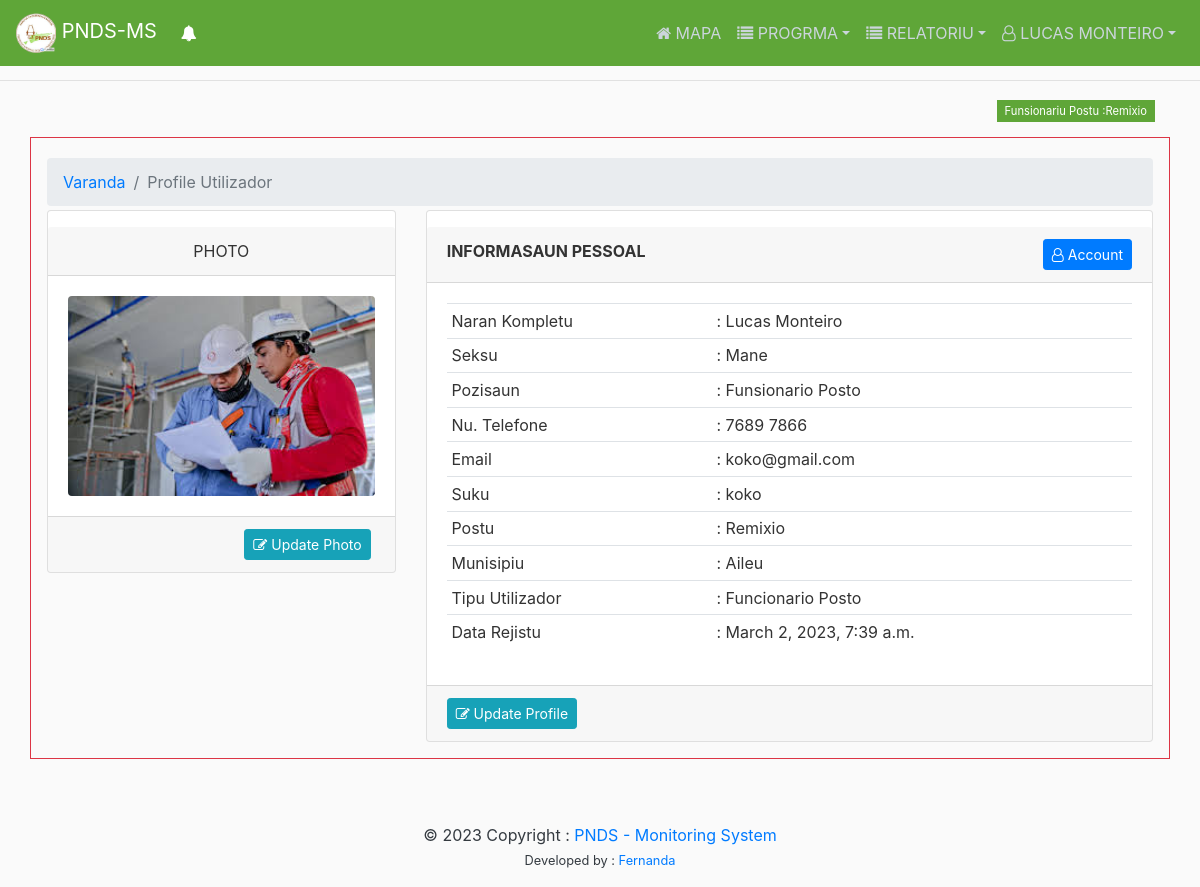
Screenshot of /users/view-user-profile/ (signed in) with the database file from the repository.
### funsionariu/models.py (models this page shows, shortened)
class UserFunsionariu(models.Model):
	user =  models.OneToOneField(User, on_delete=models.CASCADE,null=True,related_name="userFunsionariu")
	funsionariu = models.OneToOneField(Funsionariu,on_delete=models.CASCADE,related_name="userFunsionariu")
	date_created = models.DateTimeField(auto_now_add=True, null=True)
	user_created =  models.ForeignKey(User, on_delete=models.CASCADE,null=True)
	hashed = models.CharField(max_length=32, null=True, blank=True)

class Funsionariu(models.Model):
	naran = models.CharField(max_length=200, null=True)
	seksu = models.CharField(choices=[('Mane','Mane'),('Feto','Feto')],max_length=10,null=True,blank=True)
	pozisaun = models.ForeignKey(Pozisaun, null=True,on_delete=models.CASCADE)
	aldeia = models.ForeignKey(Aldeia, on_delete=models.CASCADE,null=True,blank=True)
	village = models.ForeignKey(Village, on_delete=models.CASCADE,null=True,related_name="Village")
	administrativepost = models.ForeignKey(AdministrativePost, on_delete=models.CASCADE,null=True,related_name="AdministrativePost")
	municipality = models.ForeignKey(Municipality, on_delete=models.CASCADE,null=True,related_name="Municipality")
	areamunicipality = models.ForeignKey(Municipality, on_delete=models.CASCADE,null=True,related_name="AreaMunicipality",blank=True,verbose_name="Area Servisu (Munisipiu)")
	areaadministrativepost = models.ForeignKey(AdministrativePost, on_delete=models.CASCADE,null=True,related_name="AreaAdministrativePost",blank=True,verbose_name="Area Servisu (Postu)")
	areavillage = models.ForeignKey(Village, on_delete=models.CASCADE,null=True,related_name="AreaVillage",blank=True,verbose_name="Area Servisu (Suku)")
	email = models.CharField(max_length=200, null=True)
	nu_telefone = models.CharField(max_length=200, null=True)
	is_active = models.BooleanField(default=True, null=True, blank=True)
	is_nac = models.BooleanField(default=False, null=True, blank=True)
	is_mun = models.BooleanField(default=False, null=True, blank=True)
	is_post = models.BooleanField(default=False, null=True, blank=True)
	image = models.ImageField(upload_to='funsionariu', null=True,blank=True)
	tipu_f = models.CharField(choices=[('Diretor Nacional','Diretor Nacional'),('Diretor Municipio','Diretor Municipio'),('Funcionario Posto','Funcionario Posto'),('Funcionario EIP','Funcionario EIP')],max_length=30,null=True,blank=True)
	user_created =  models.ForeignKey(User, on_delete=models.CASCADE,null=True)
	date_created = models.DateTimeField(auto_now_add=True, null=True)
	hashed = models.CharField(max_length=32, null=True, blank=True)

class Pozisaun(models.Model):
	naran = models.CharField(max_length=100,null=True)
	def __str__(self):
		template = '{0.naran}'
		return template.format(self)

### custom/models.py (models this page shows)
class AdministrativePost(models.Model):
	municipality = models.ForeignKey(Municipality, on_delete=models.CASCADE, null=True)
	name = models.CharField(max_length=100)
	def __str__(self):
		template = '{0.name}'
		return template.format(self)

class Village(models.Model):
	administrativepost = models.ForeignKey(AdministrativePost, on_delete=models.CASCADE, null=True)
	name = models.CharField(max_length=100)
	def __str__(self):
		template = '{0.name}'
		return template.format(self)

class Municipality(models.Model):
	code = models.CharField(max_length=5, null=True, blank = True)
	name = models.CharField(max_length=100)
	hckey = models.CharField(max_length=32, null=True ,  blank = True)
	def __str__(self):
		template = '{0.name}'
		return template.format(self)

### users/views.py (the view)
# urls.py: path('view-user-profile/', views.userProfile, name="userProfile"),
@login_required
def userProfile(request):
	group = request.user.groups.all()[0].name
	profile = get_object_or_404(UserFunsionariu,id=request.user.userFunsionariu.id)
	context = {
		'group':group,
		'profile': profile,
		'title': 'Profile Utilizador',
	}
	return render(request, 'profile.html', context)

### users/templates/profile.html (shortened to what this page needs)
{% extends "main/layout.html" %}
{% load crispy_forms_tags %}
{% block content %}
	<section>
        <div class="container mt-3 border border-danger p-3">
          <header>
            <ol class="breadcrumb mb-1 mt-1">
              <li class="breadcrumb-item"><a href="{% url 'home' %}">Varanda</a></li>
              <li class="breadcrumb-item active" aria-current="page">{{title}}</li>
            </ol>
          </header>
          <section class="dashboard-header">
              <div class="row">
                <div class="col-xl-4 col-md-4">
                  <div class="card shadow-lg pt-3 rounded">
                    <div class="card-header text-center">PHOTO</div>
                    <div class="card-body">
                      <img src="{{ profile.funsionariu.image.url }}" class="rounded" width="100%" height="200px">
                    </div>
                    <div class="card-footer text-right">
                      <div class="small">
                        <button type="button" class="btn btn-sm btn-info mr-1" title="Update Photo Profile" data-toggle="modal" data-target="#KonfirmaPhotoUProfile" style="text-decoration: none"><i class="fa fa-edit"></i> Update Photo
                      </button>
                      </div>
                    </div>
                  </div>
                </div>
                <div class="col-xl-8 col-md-8">
                  <div class="card shadow-lg pt-3 rounded">
                    <div class="card-header d-flex justify-content-between">
                      <b>INFORMASAUN PESSOAL</b>
                      <a href="{% url 'manageAccount' %}" class="btn btn-sm btn-primary"><span class="fa fa-user-o"></span> Account</a>
                    </div>
                    <div class="card-body">
                      <table class="table table-sm">
                        <tr><td>Naran Kompletu </td><td>: {{profile.funsionariu.naran}}</td></tr>
                        <tr><td>Seksu </td><td>: {{profile.funsionariu.seksu}}</td></tr>
                        <tr><td>Pozisaun </td><td>: {{profile.funsionariu.pozisaun}}</td></tr>
                        <tr><td>Nu. Telefone </td><td>: {{profile.funsionariu.nu_telefone}}</td></tr>
                        <tr><td>Email </td><td>: {{profile.funsionariu.email}}</td></tr>
                        <tr><td>Suku </td><td>: {{profile.funsionariu.village}}</td></tr>
                        <tr><td>Postu </td><td>: {{profile.funsionariu.administrativepost}}</td></tr>
                        <tr><td>Munisipiu </td><td>: {{profile.funsionariu.municipality}}</td></tr>
                        <tr><td>Tipu Utilizador </td><td>: {{profile.funsionariu.tipu_f}}</td></tr>
                        <tr><td>Data Rejistu </td><td>: {{profile.funsionariu.date_created}}</td></tr>
                      </table>
                    </div>
                    <div class="card-footer">
                      <button type="button" class="btn btn-sm btn-info mr-1" title="Update Profile" data-toggle="modal" data-target="#KonfirmaPasswordUProfile" style="text-decoration: none"><i class="fa fa-edit"></i> Update Profile
                      </button>
                    </div>
                  </div>
                </div>
              </div>
          </section>
        </div>
      </section>
{% endblock %}

### main/templates/main/layout.html (shortened to what this page needs)
{% load static %}
<!DOCTYPE html>
<html>
<head>
	<link rel="stylesheet" href="{% static 'main/bootstrap/css/bootstrap.min.css' %}">
	<link rel="stylesheet" href="{% static 'main/font-awesome/css/font-awesome.min.css' %}">
	<link rel="stylesheet" href="{% static 'main/css/table-responsive.css' %}" media="screen">
	<link href="{% static 'main/css/main.css' %}" rel="stylesheet">
</head>
<body>
	{% include 'main/navbar.html' %}
<div class="container-fluid">
	<div class="container" align="right">
        {% if request.user.groups.all.0.name == 'admpost' %}
        <span class="bg-success p-1 pl-2 pr-2 text-white" style="font-size: 0.7rem">Funsionariu Postu :{{request.user.userFunsionariu.funsionariu.areaadministrativepost}}</span>
        {% endif %}
    </div>
	{% block content %}
	{% endblock %}
</div>
<footer class="footer-container text-dark text-center mt-5 p-3">
  <div class="text-dark">
    © 2023 Copyright :
    <a href="#" class=""> PNDS -</a>
    <a href="{% url 'home' %}">Monitoring System</a>
  </div>
  <small class="text-dark">
    Developed by :
    <a href="#" target="_blank">Fernanda</a>
  </small>
</footer>
</body>
		<link href="{% static 'main/datatables/css/dataTables.bootstrap4.min.css' %}" rel="stylesheet" type="text/css" />
</html>

### main/templates/navbar/navbarFunPost.html (shortened to what this page needs)
    <div class="collapse navbar-collapse" id="navbarsExampleDefault">
      <ul class="nav navbar-nav">
        <li class="nav-item dropdown">
          <a class="nav-link" id="notifDropdown" href="#" role="button" data-toggle="dropdown" aria-haspopup="true" aria-expanded="false" style="color: rgb(255,255,255);"><i class="fa fa-bell"></i> </a>
        </li>
      </ul>
      <ul class="navbar-nav ml-auto">
        <li class="nav-item {{active_maps}}"><a class="nav-link" href="{% url 'home' %}"><i class="fa fa-home"></i> MAPA </a></li>
        <li class="nav-item dropdown">
          <a class="nav-link dropdown-toggle {{active_programa}}" href="#" id="programa" data-toggle="dropdown" aria-haspopup="true" aria-expanded="false"><i class="fa fa-list"></i> PROGRMA</a>
        </li>
        <li class="nav-item dropdown">
          <a class="nav-link dropdown-toggle {{active_relatoriu}}" href="#" id="relatoriu" data-toggle="dropdown" aria-haspopup="true" aria-expanded="false"><i class="fa fa-list"></i> RELATORIU</a>
        </li>
        <li class="nav-item dropdown">
          <a class="nav-link dropdown-toggle" href="#" id="profile" data-toggle="dropdown" aria-haspopup="true" aria-expanded="false"><i class="fa fa-user-o"></i> {{ request.user.userFunsionariu.funsionariu.naran|upper }}</a>
        </li>
      </ul>
    </div>

### static/main/css/main.css (style rules this page uses)
body { background: #fafafa; color: #333333; margin-top: 5rem; }
.site-header .navbar-nav { color: #cbd5db; }
.site-header .navbar-nav .nav-link { color: #cbd5db; padding-right: .5rem !important; padding-left: .5rem !important; }

### rows the page displays
UserFunsionariu: funsionariu.image (picture), funsionariu.naran "Lucas Monteiro", funsionariu.seksu "Mane", funsionariu.pozisaun "Funsionario Posto", funsionariu.nu_telefone "7689 7866", funsionariu.email "koko@gmail.com", funsionariu.village "koko", funsionariu.administrativepost "Remixio", funsionariu.municipality "Aileu", funsionariu.tipu_f "Funcionario Posto", funsionariu.date_created "March 2, 2023, 7:39 a.m."

### other values shown
{{ request.user.userFunsionariu.funsionariu.naran|upper }} "LUCAS MONTEIRO"
{{ request.user.userFunsionariu.funsionariu.areaadministrativepost }} "Remixio"
{{ title }} "Profile Utilizador"
